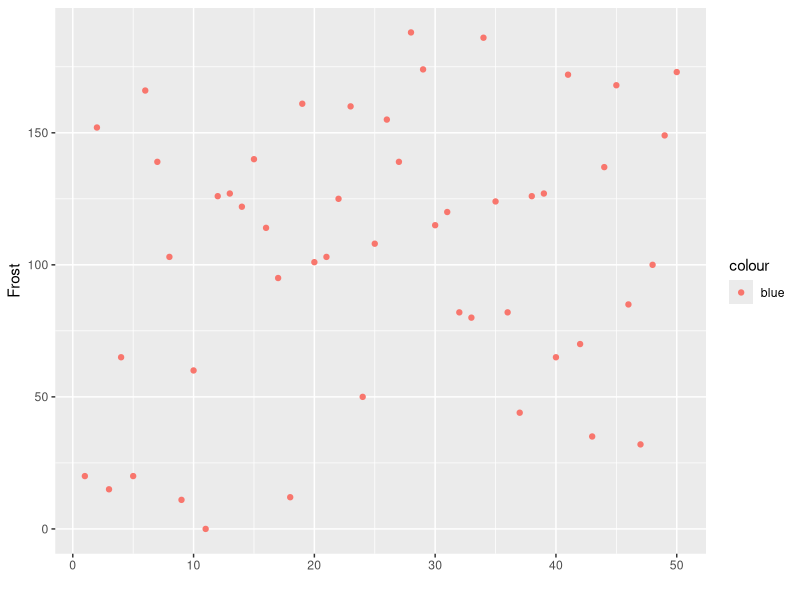

Write R code to recreate this figure.
library(ggplot2)
library(data.table)
setwd("C:/Users/avon/Documents/R/vidhya")
#Binning continuous variable
#load data.Let's take up the inbuilt data set state.x77 in R 
data <- data.frame(state.x77)
head(data)
colnames(data)
# qplot synatax
# qplot(x, y, data=, color=, shape=, size=, alpha=, geom=, method=, formula=, 
#       facets=, xlim=, ylim= xlab=, ylab=, main=, sub=)

#plot Frost variable and check the data points are all over
qplot(y = Frost, data = data, color = 'blue')

#use cut() to create bins of equal sizes
bins <- cut(data$Frost, 3, include.lowest = TRUE)
bins

#add labels to bins
bins <- cut(data$Frost, 3, include.lowest = TRUE, labels = c('Low','Medium','High'))
bins

#load data from package
data(Boston, package = 'MASS')
myData <- Boston
names(myData)
summary(myData)
cor(myData)

#Principal Component Analysis
pcaData <- princomp(myData, scores = TRUE, cor = TRUE)
summary(pcaData) 
#check that var comp1 > comp2 and so on. And we find that Comp 1, Comp 2  
#and Comp3 have values higher than 1
